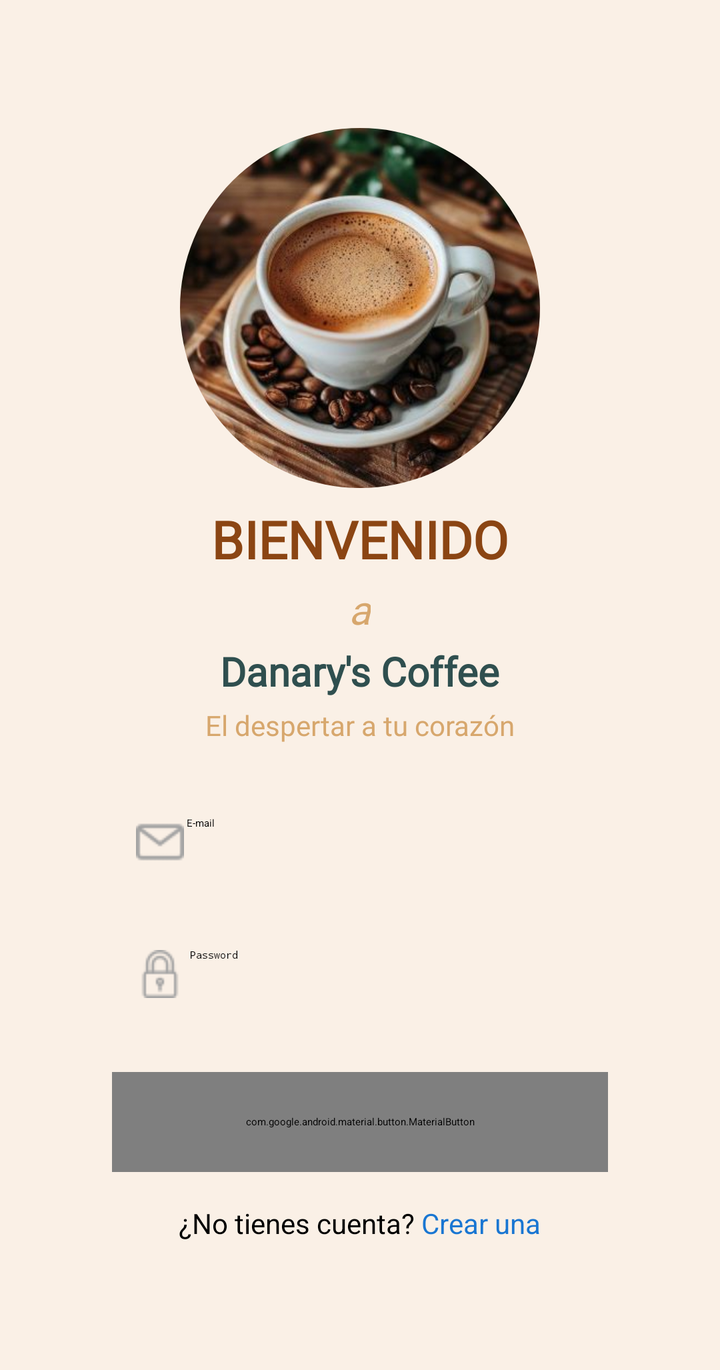
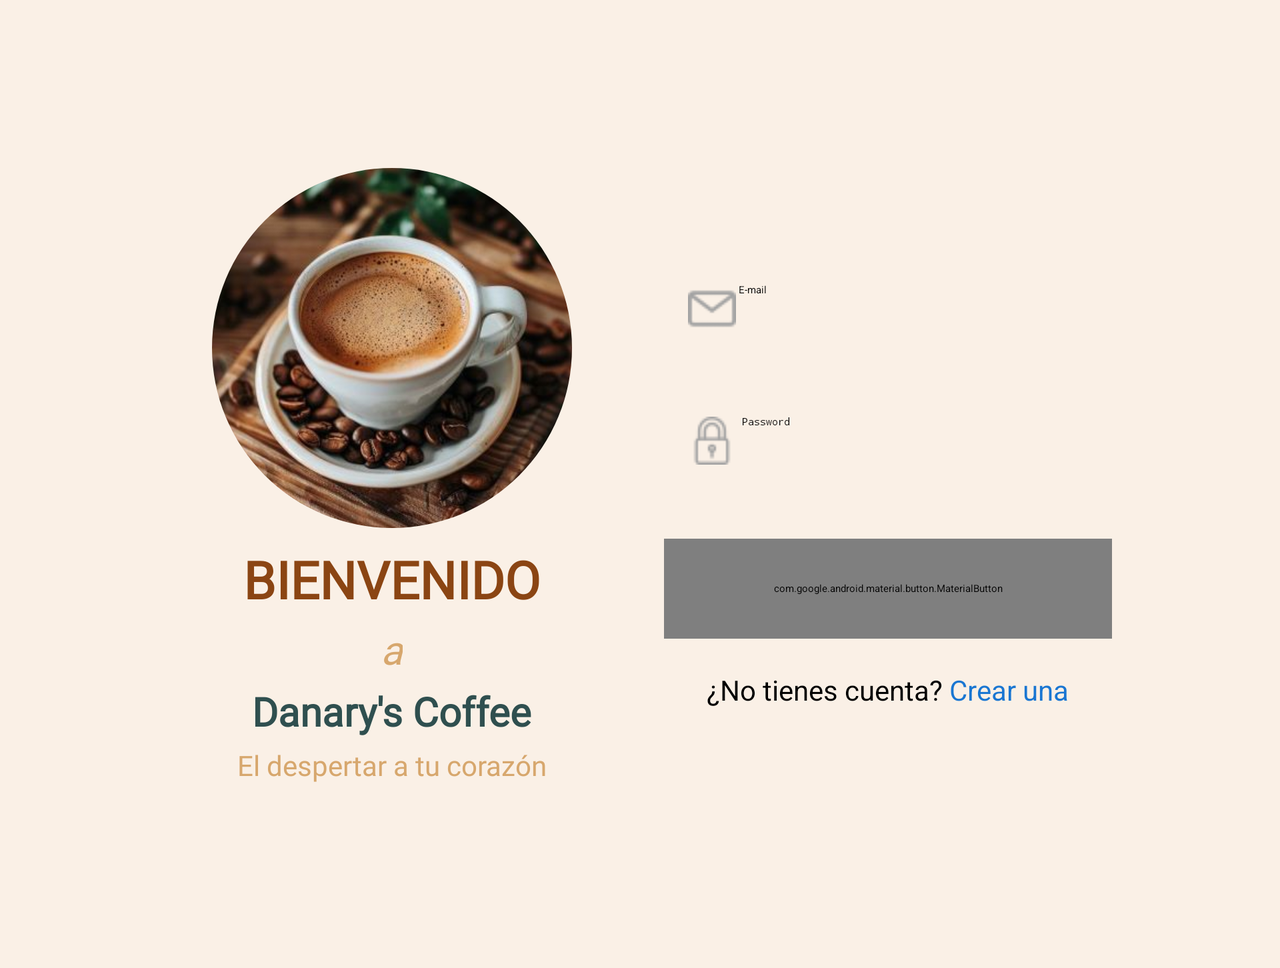

First picture: res/layout/ on a phone held upright. Second picture: the repository's own variant of that layout, on a device whose configuration matches the variant's folder. Source for both follows.
<!-- AndroidManifest.xml: application theme Theme.Proyectofinal -->
<!-- res/layout/activity_main.xml -->
<?xml version="1.0" encoding="utf-8"?>
<ScrollView xmlns:android="http://schemas.android.com/apk/res/android"
    xmlns:app="http://schemas.android.com/apk/res-auto"
    android:layout_width="match_parent"
    android:layout_height="match_parent"
    android:fillViewport="true"
    android:background="#FAF0E6">

    <FrameLayout
        android:layout_width="match_parent"
        android:layout_height="match_parent"
        android:padding="24dp">

        <LinearLayout
            android:layout_width="match_parent"
            android:layout_height="match_parent"
            android:orientation="vertical"
            android:gravity="center"
            android:maxWidth="500dp"
            android:layout_gravity="center">

            
            <LinearLayout
                android:layout_width="match_parent"
                android:layout_height="wrap_content"
                android:orientation="vertical"
                android:background="@drawable/redondoi"
                android:padding="24dp"
                android:elevation="4dp"
                android:layout_marginTop="16dp"
                android:layout_marginBottom="16dp"
                android:layout_marginHorizontal="8dp"
                android:gravity="center"
                android:clipToPadding="false"
                android:maxWidth="500dp">


                
                <com.google.android.material.imageview.ShapeableImageView
                    android:layout_width="180dp"
                    android:layout_height="180dp"
                    android:src="@drawable/cafe"
                    android:scaleType="centerCrop"
                    android:layout_marginBottom="8dp"
                    app:shapeAppearanceOverlay="@style/CircleImageView" />

                
                <TextView
                    android:layout_width="wrap_content"
                    android:layout_height="wrap_content"
                    android:text="BIENVENIDO"
                    android:textSize="26sp"
                    android:textStyle="bold"
                    android:textColor="#8B4513"
                    android:fontFamily="@font/britannicbold"
                    android:layout_marginBottom="4dp" />
                <TextView
                    android:layout_width="wrap_content"
                    android:layout_height="wrap_content"
                    android:text="a"
                    android:textSize="20sp"
                    android:textStyle="italic"
                    android:textColor="#D7A76D"
                    android:fontFamily="@font/forte"
                    android:layout_marginBottom="4dp" />
                
                <TextView
                    android:layout_width="wrap_content"
                    android:layout_height="wrap_content"
                    android:text="Danary's Coffee"
                    android:textSize="20sp"
                    android:textStyle="bold"
                    android:textColor="#2f4f4f"
                    android:fontFamily="@font/gillsans"
                    android:layout_marginBottom="4dp" />

                
                <TextView
                    android:layout_width="wrap_content"
                    android:layout_height="wrap_content"
                    android:text="El despertar a tu corazón"
                    android:textColor="#D7A76D"
                    android:fontFamily="@font/forte"
                    android:textSize="14sp"
                    android:layout_marginBottom="24dp" />

                
                <EditText
                    android:id="@+id/emailEditText"
                    android:layout_width="match_parent"
                    android:layout_height="50dp"
                    android:hint=" E-mail"
                    android:drawableStart="@drawable/iconocorreo"
                    android:background="@drawable/edittext_bg"
                    android:padding="12dp"
                    android:textColor="#000000"
                    android:inputType="textEmailAddress"
                    android:layout_marginBottom="16dp" />

                
                <EditText
                    android:id="@+id/passwordEditText"
                    android:layout_width="match_parent"
                    android:layout_height="50dp"
                    android:hint=" Password"
                    android:drawableStart="@drawable/iconopassword"
                    android:background="@drawable/edittext_bg"
                    android:padding="12dp"
                    android:textColor="#000000"
                    android:inputType="textPassword"
                    android:layout_marginBottom="24dp" />

                
                <com.google.android.material.button.MaterialButton
                    android:id="@+id/loginButton"
                    android:layout_width="match_parent"
                    android:layout_height="50dp"
                    android:text="Acceder"
                    android:textColor="@android:color/white"
                    app:backgroundTint="#228B22"
                    app:cornerRadius="8dp"
                    android:elevation="4dp"
                    android:textSize="16sp"
                    android:layout_marginBottom="16dp" />

                
                <TextView
                    android:id="@+id/crearCuentaTextView"
                    android:layout_width="wrap_content"
                    android:layout_height="wrap_content"
                    android:textSize="14sp"
                    android:text="@string/crear_cuenta_html"
                    android:textColor="#000000"
                    android:layout_gravity="center"
                    android:textAlignment="center"
                    android:textIsSelectable="false"
                    android:autoLink="none"
                    android:fontFamily="sans-serif"/>

            </LinearLayout>
        </LinearLayout>

    </FrameLayout>
</ScrollView>
<!-- resources referenced by this layout -->
<resources>
  <!-- drawable cafe: jpg bitmap (drawable, 35862 bytes) -->
  <!-- drawable iconocorreo: png bitmap (drawable, 670 bytes) -->
  <!-- drawable iconopassword: png bitmap (drawable, 807 bytes) -->
  <string name="crear_cuenta_html">¿No tienes cuenta? <font color="#1976D2">Crear una</font></string>
  <style name="CircleImageView" parent="">
          <item name="cornerFamily">rounded</item>
          <item name="cornerSize">50%</item>
      </style>
</resources>
<!-- res/layout-land/activity_main.xml (the repository's variant of the layout above) -->
<!-- drawn on the phone turned sideways -->
<?xml version="1.0" encoding="utf-8"?>
<ScrollView xmlns:android="http://schemas.android.com/apk/res/android"
    xmlns:app="http://schemas.android.com/apk/res-auto"
    android:layout_width="match_parent"
    android:layout_height="match_parent"
    android:fillViewport="true"
    android:background="#FAF0E6">

    <FrameLayout
        android:layout_width="match_parent"
        android:layout_height="match_parent"
        android:padding="24dp">

        <LinearLayout
            android:layout_width="match_parent"
            android:layout_height="wrap_content"
            android:orientation="vertical"
            android:gravity="center"
            android:layout_gravity="center">

            <LinearLayout
                android:layout_width="match_parent"
                android:layout_height="wrap_content"
                android:orientation="horizontal"
                android:background="@drawable/redondoi"
                android:padding="20dp"
                android:elevation="4dp"
                android:layout_margin="40dp"
                android:gravity="center"
                android:clipToPadding="false"
                android:maxWidth="400dp">

                
                <LinearLayout
                    android:layout_width="0dp"
                    android:layout_height="wrap_content"
                    android:layout_weight="1"
                    android:orientation="vertical"
                    android:gravity="center"
                    android:paddingEnd="12dp">

                    <com.google.android.material.imageview.ShapeableImageView
                        android:layout_width="180dp"
                        android:layout_height="180dp"
                        android:src="@drawable/cafe"
                        android:scaleType="centerCrop"
                        android:layout_marginBottom="8dp"
                        app:shapeAppearanceOverlay="@style/CircleImageView" />

                    <TextView
                        android:layout_width="wrap_content"
                        android:layout_height="wrap_content"
                        android:text="BIENVENIDO"
                        android:textSize="26sp"
                        android:textStyle="bold"
                        android:textColor="#8B4513"
                        android:fontFamily="@font/britannicbold"
                        android:layout_marginBottom="4dp" />

                    <TextView
                        android:layout_width="wrap_content"
                        android:layout_height="wrap_content"
                        android:text="a"
                        android:textSize="20sp"
                        android:textStyle="italic"
                        android:textColor="#D7A76D"
                        android:fontFamily="@font/forte"
                        android:layout_marginBottom="4dp" />

                    <TextView
                        android:layout_width="wrap_content"
                        android:layout_height="wrap_content"
                        android:text="Danary's Coffee"
                        android:textSize="20sp"
                        android:textStyle="bold"
                        android:textColor="#2f4f4f"
                        android:fontFamily="@font/gillsans"
                        android:layout_marginBottom="4dp" />

                    <TextView
                        android:layout_width="wrap_content"
                        android:layout_height="wrap_content"
                        android:text="El despertar a tu corazón"
                        android:textColor="#D7A76D"
                        android:fontFamily="@font/forte"
                        android:textSize="14sp"
                        android:layout_marginBottom="8dp" />
                </LinearLayout>

                
                <LinearLayout
                    android:layout_width="0dp"
                    android:layout_height="wrap_content"
                    android:layout_weight="1"
                    android:orientation="vertical"
                    android:gravity="center"
                    android:paddingStart="12dp">

                    <EditText
                        android:id="@+id/emailEditText"
                        android:layout_width="match_parent"
                        android:layout_height="50dp"
                        android:hint=" E-mail"
                        android:background="@drawable/edittext_bg"
                        android:padding="12dp"
                        android:drawableStart="@drawable/iconocorreo"
                        android:textColor="#000000"
                        android:inputType="textEmailAddress"
                        android:layout_marginBottom="16dp" />

                    <EditText
                        android:id="@+id/passwordEditText"
                        android:layout_width="match_parent"
                        android:layout_height="50dp"
                        android:hint=" Password"
                        android:drawableStart="@drawable/iconopassword"
                        android:background="@drawable/edittext_bg"
                        android:padding="12dp"
                        android:textColor="#000000"
                        android:inputType="textPassword"
                        android:layout_marginBottom="24dp" />

                    <com.google.android.material.button.MaterialButton
                        android:id="@+id/loginButton"
                        android:layout_width="match_parent"
                        android:layout_height="50dp"
                        android:text="Acceder"
                        android:textColor="@android:color/white"
                        app:backgroundTint="#228B22"
                        app:cornerRadius="8dp"
                        android:elevation="4dp"
                        android:textSize="16sp"
                        android:layout_marginBottom="16dp" />

                    <TextView
                        android:id="@+id/crearCuentaTextView"
                        android:layout_width="wrap_content"
                        android:layout_height="wrap_content"
                        android:textSize="14sp"
                        android:text="@string/crear_cuenta_html"
                        android:textColor="#000000"
                        android:layout_gravity="center"
                        android:textAlignment="center"
                        android:fontFamily="sans-serif" />
                </LinearLayout>
            </LinearLayout>
        </LinearLayout>
    </FrameLayout>
</ScrollView>
